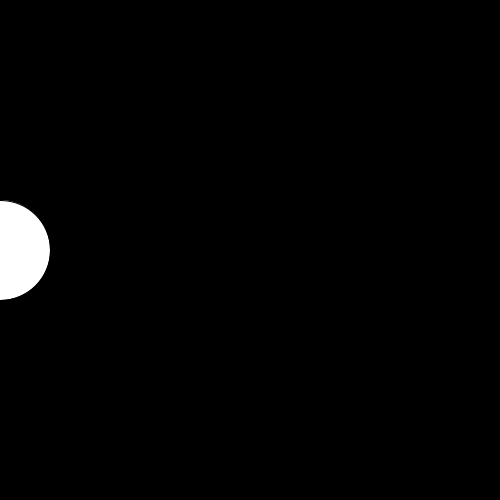
Frame 1 (no input)
Frame 60 (the mouse pressed at the canvas centre just before this capture): identical to frame 1, image omitted
Frame 120 (the mouse held since frame 60 and released just before this capture): identical to frame 1, image omitted

The Processing sketch that drew this single still picture (run headless with seeded random() and noise(); from frame 60 on, the mouse is pressed at the canvas centre):

// Processing sketch: processing_114076
// ── processing_114076.pde

float x = 0;
float speed = 3.0;

// store whether key pressed or released in float variables
// 1 is pressed, 0 is not pressed
float left = 0;
float right = 0;

void setup()
{
  size(500, 500); 
}

void draw()
{
  background(0);
  
  // if both keys pressed, right - left is 0.
  // if left pressed 0 - 1 is -1 so negative x direction.
  // multiply this by speed to make the amount of 
  // pixels moved equal to speed.
  x += (right - left) * speed;
  ellipse(x, height / 2, 100, 100);
}

void keyReleased()
{
  if (key == CODED)
  {
    if (keyCode == LEFT)
    {
      left = 0;
    }
    if (keyCode == RIGHT)
    {
      right = 0;
    }
  }
}

void keyPressed()
{
  if (key == CODED)
  {
    if (keyCode == LEFT)
    {
      left = 1;
    }
    if (keyCode == RIGHT)
    {
      right = 1;
    }
  }
}
